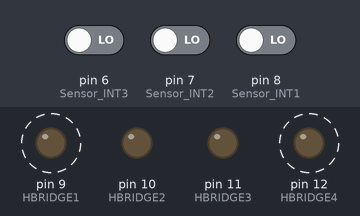
Bench run of a sketch on a simulated Arduino Uno, built with avr-gcc and run on an emulated ATmega328P. Parts: output pins drawn as LEDs (lit = HIGH). Dashed ring = blinking. Inputs (shaded band) come from the test bench; at power-on: pin 8 (Sensor_INT1) LOW, pin 6 (Sensor_INT3) LOW, pin 7 (Sensor_INT2) LOW.

Above: at 3.4 s.
3.5 s: pin 8 (Sensor_INT1) driven HIGH
At 4.5 s:
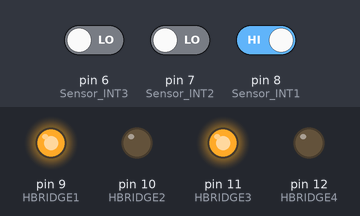
5.4 s: pin 6 (Sensor_INT3) driven HIGH
At 5.9 s:
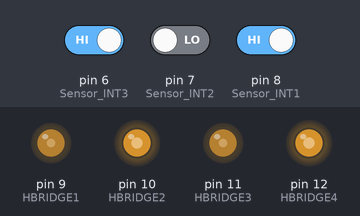
7.2 s: pin 6 (Sensor_INT3) driven LOW
At 8.5 s:
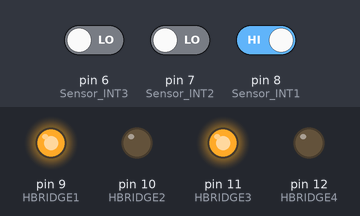
9.0 s: pin 7 (Sensor_INT2) driven HIGH
At 9.9 s:
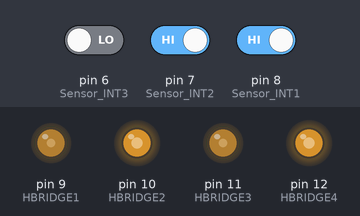
10.8 s: pin 8 (Sensor_INT1) driven LOW
At 11.95 s:
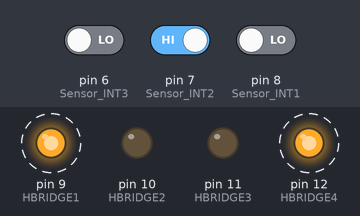
15.4 s: pin 7 (Sensor_INT2) driven LOW
Timing chart, 0 to 19.9 s (numbered marks = the images above; inputs shaded):
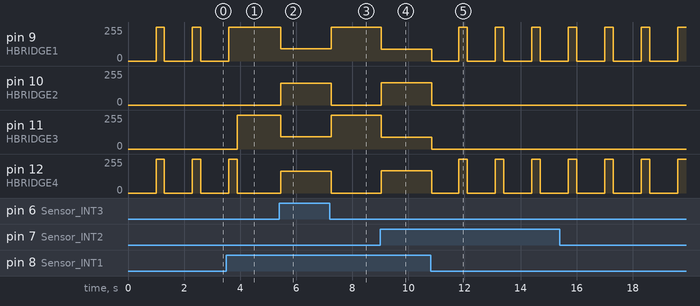

Measured:
- after the input at 3.5 s, pin 9 (HBRIDGE1): goes on until 3.6 s, then stays 255/255; pin 11 (HBRIDGE3): 0/255 → 255/255 after 0.40 s; pin 12 (HBRIDGE4): goes on until 3.9 s, then stays 0/255
- after the input at 5.4 s, pin 9 (HBRIDGE1), pin 11 (HBRIDGE3): 255/255 → 93/255 at once; pin 10 (HBRIDGE2): 0/255 → 162/255 at once; pin 12 (HBRIDGE4): 0/255 → 163/255 at once
- after the input at 7.2 s, pin 9 (HBRIDGE1), pin 11 (HBRIDGE3): 93/255 → 255/255 at once; pin 10 (HBRIDGE2): 162/255 → 0/255 at once; pin 12 (HBRIDGE4): 163/255 → 0/255 at once
- after the input at 9.0 s, pin 9 (HBRIDGE1), pin 11 (HBRIDGE3): 255/255 → 89/255 at once; pin 10 (HBRIDGE2), pin 12 (HBRIDGE4): 0/255 → 166/255 at once
- after the input at 10.8 s, pin 9 (HBRIDGE1), pin 12 (HBRIDGE4): alternates 255/255 for 0.30 s and 0/255 for 1.0 s, starting at once; pin 10 (HBRIDGE2): 166/255 → 0/255 at once; pin 11 (HBRIDGE3): 89/255 → 0/255 at once
- by itself, pin 9 (HBRIDGE1), pin 12 (HBRIDGE4): alternates 255/255 for 0.30 s and 0/255 for 1.0 s

The sketch:

sumo.ino
```cpp
//Pinos de Controle Motor A
#define HBRIDGE1 9
#define HBRIDGE2 10

//Pinos de Controle Motor B
#define HBRIDGE3 11
#define HBRIDGE4 12


//Pinos Sensores Opticos

#define Sensor_INT1 8
#define Sensor_INT2 7
#define Sensor_INT3 6

int Valor_INT1 = 0;
int Valor_INT2 = 0;
int Valor_INT3 = 0;

void setup()
{

  //Serial.begin(9600);

  pinMode(HBRIDGE1,OUTPUT);
  pinMode(HBRIDGE2,OUTPUT);
  pinMode(HBRIDGE3,OUTPUT);
  pinMode(HBRIDGE4,OUTPUT);

  pinMode(Sensor_INT1, INPUT);
  pinMode(Sensor_INT2, INPUT);
  pinMode(Sensor_INT3, INPUT);

}
void loop()
{

  Valor_INT1 = digitalRead(Sensor_INT1);
  Valor_INT2 = digitalRead(Sensor_INT2);
  Valor_INT3 = digitalRead(Sensor_INT3);

 if (Valor_INT1 == HIGH)
 {
   //Motor A - FRENTE
   digitalWrite(HBRIDGE1, HIGH);
   digitalWrite(HBRIDGE2, LOW);

   //Motor B - FRENTE
   digitalWrite(HBRIDGE3, HIGH);
   digitalWrite(HBRIDGE4, LOW);
 }
else
{
  //Motor A - FRENTE
   digitalWrite(HBRIDGE1, LOW);
   digitalWrite(HBRIDGE2, LOW);

   //Motor B - FRENTE
   digitalWrite(HBRIDGE3, LOW);
   digitalWrite(HBRIDGE4, LOW);

   delay(1000);

   //Motor A - FRENTE PARA O LADO
   digitalWrite(HBRIDGE1, HIGH);
   digitalWrite(HBRIDGE2, LOW);

   //Motor B - FRENTE PARA O LADO
   digitalWrite(HBRIDGE3, LOW);
   digitalWrite(HBRIDGE4, HIGH);

   delay(300);

}
 if (Valor_INT2 == HIGH)
 {
  //Motor A - RE
   digitalWrite(HBRIDGE1, LOW);
   digitalWrite(HBRIDGE2, HIGH);

   //Motor B - RE
   digitalWrite(HBRIDGE3, LOW);
   digitalWrite(HBRIDGE4, HIGH);
 }
 else
{

}
if (Valor_INT3 == HIGH)
 {
  //Motor A - RE
   digitalWrite(HBRIDGE1, LOW);
   digitalWrite(HBRIDGE2, HIGH);

   //Motor B - RE
   digitalWrite(HBRIDGE3, LOW);
   digitalWrite(HBRIDGE4, HIGH);
 }
 else
{
}
}
```
